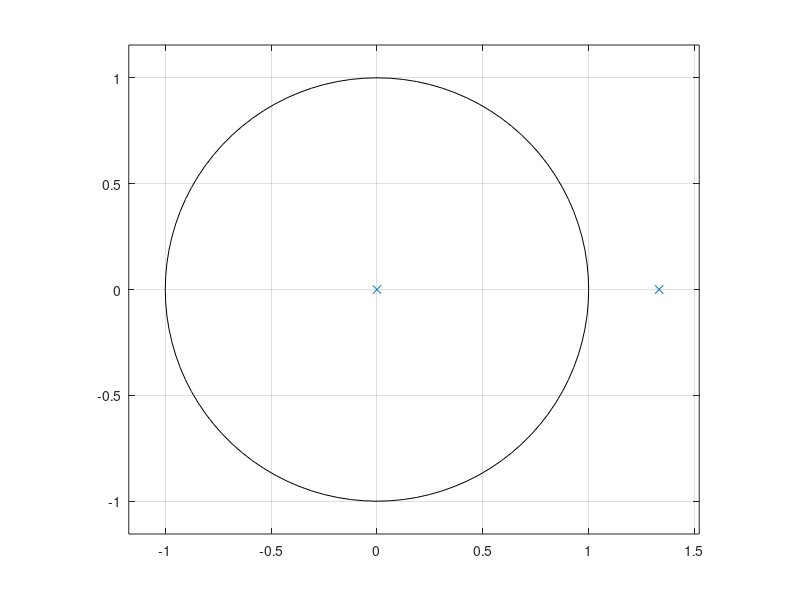

Source code (MATLAB): (Note: this script raises an error after producing the figure.)
%% Marwin B. Alejo   2020-20221   EE274_ProgEx03
% Also accessible through
% <http://www.github.com/soymarwin/ee274/EE274_ProgEx03>.

%% A. The Bilateral Z-Transform

%% $(a) \ \ x(n) = (\frac{4}{3})^n u(1-n)$
% *Manual Solution*
%%
% $x(n) = (\frac{4}{3})^n u(-n+1)$
%%
% $X(z) = \sum_{n=-\infty}^{\infty} x(n)z^{-n}$
%%
% $X(z) = \sum_{n=-\infty}^{\infty} (\frac{4}{3})^n u(-n+1)z^{-n}$
%%
% $Let \ k=-n+1 \ and \ n=1-k$
%%
% $X(z) = \sum_{n=-\infty}^{\infty} (\frac{4}{3})^{1-k} u(k)z^{k-1}$
%%
% $X(z) = \sum_{n=0}^{\infty} (\frac{4}{3}) \cdot ((\frac{4}{3})^{-1})^{k} \cdot ((1/z)^{-1})^{k} \cdot z^{-1}$
%%
% $X(z) = (\frac{4z^{-1}}{3}) \ \sum_{n=0}^{\infty} (\frac{3}{4z^{-1}})^{k}$
%%
% $X(z) = {(\frac{4z^{-1}}{3}) \cdot (\frac{1}{1 - \frac{3}{4z^{-1}}}), \ 0 \ < \ \mid {z} \mid \ < \ \frac{4}{3}}$
%%
% $or \ X(z) ={\frac{16z^{-2}}{-9+12z^{-1}}, \ 0 \ < \ \mid {z} \mid \ < \ \frac{4}{3}}$
%%
% $or \ X(z) ={\frac{-16z^{-2}}{9-12z^{-1}}, \ 0 \ < \ \mid {z} \mid \ < \ \frac{4}{3}}$

%%
% *z-plane for 1.(a)*
A1_a_a=[-9, 12, 0];
A1_a_b=[0, 0, -16];
zplane(A1_a_b,A1_a_a);

%%
% *Verification of z-transform v. original sequence with first 8-coef.*
[delta,n]= impseq(0,0,7);
A_a_Xz=filter(A1_a_b,A1_a_a,delta) %A_a_Xz is z-transform sequence
A_a_Xn=[(4/3).^n].*stepseq(1,0,7) %A_A_Xn is the original sequence

%%
% *Therefore, based on coef values generated from X(z) and x(n),
% the z-transform for sequence(a) is correct.*

%% $(b) \ \ x(n) = 2^{- \mid {n} \mid} + (\frac{1}{3})^{\mid {n} \mid}$
%%
% $X(z) = \sum_{n=0}^{\infty} 2^{-n}z^{-n} + \sum_{n=0}^{\infty} (\frac{1}{3})^{n}z^{-n}$
%%
% $X(z) = \sum_{n=0}^{\infty} (\frac{z^{-1}}{2})^{n} + \sum_{n=0}^{\infty} (\frac{z^{-1}}{3})^{n}$
%%
% $X(z) = \frac{1}{1-\frac{z^{-1}}{2}}+\frac{1}{1-\frac{z^{-1}}{3}}$
%%
% $X(z) = \frac{2}{2-z^{-1}}+\frac{3}{3-z^{-1}}$
%%
% $X(z) = \frac{12-5z^{-1}}{(2-z^{-1})(3-z^{-1})},\ \frac{1}{3}\ < \ \mid z \mid \ < \ \frac{1}{2}$
%%
% $or X(z) = \frac{12-5z^{-1}}{6-5z^{-1}+z^{-2}},\ \frac{1}{3}\ < \ \mid z \mid \ < \ \frac{1}{2}$

% z-plane for 1.(b)
A1_b_a=[6 -5 1];
A1_b_b=[12 -5 0];
zplane(A1_b_b,A1_b_a);
